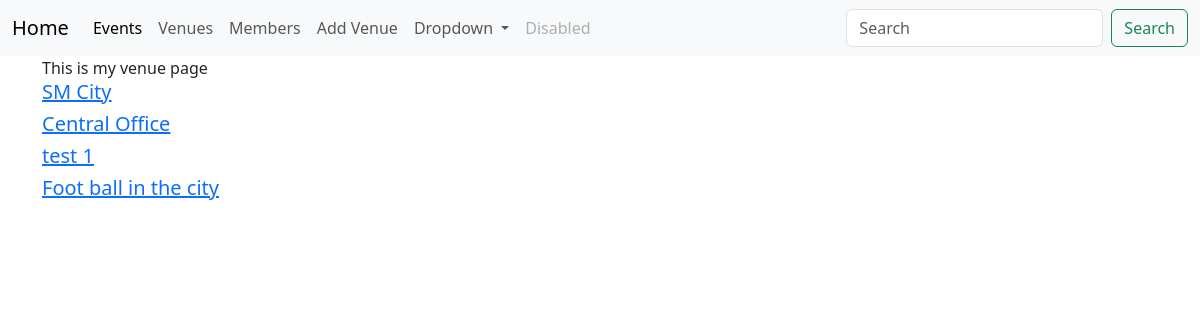
Screenshot of /venues/ with the database file from the repository.
### events/models.py (models this page shows)
class Venue(models.Model):
    name = models.CharField("Venue Name", max_length=120)
    address = models.CharField(max_length=300)
    zip_code = models.CharField('Zip Code', max_length=5)
    phone = models.CharField('Contact Phone', max_length=25)
    web = models.URLField('Website Address')
    email_address = models.EmailField('Email Address')
    def __str__(self):
        return self.name

### events/views.py (the view)
# urls.py: path('venues/', views.VenueListView.as_view(), name="venues-list"),
class VenueListView(ListView):
    model = Venue
    template_name = 'events/venues.html'
    def get_context_data(self, **kwargs):
        context = super().get_context_data(**kwargs)
        return context

### templates/events/venues.html (shortened to what this page needs)
{% extends "base.html" %}
{% block content %}
    <div>
        <span>This is my venue page</span>
        {% for venue in object_list %}
         <a href="{% url 'show-venue' venue.id %}"><h5>{{ venue }}</h5></a>
        {% endfor %}
    </div>
{% endblock %}

### rows the page displays
Venue: name "SM City"
Venue: name "Central Office"
Venue: name "test 1"
Venue: name "Foot ball in the city"
